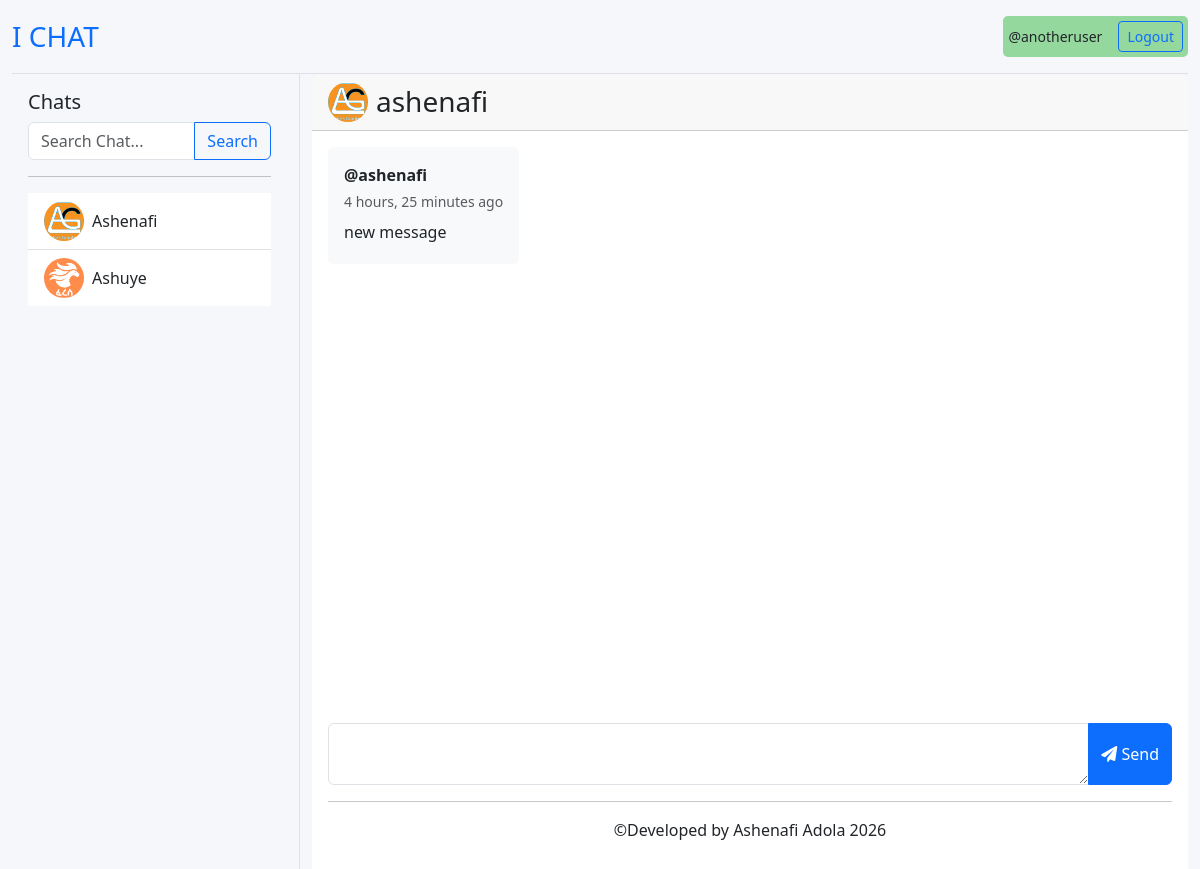
Screenshot of /chat/1/ (signed in) with the database file from the repository.
### chat/models.py (models this page shows, shortened)
class CustomUser(AbstractUser):
    profile = models.ImageField(upload_to='profiles/', blank=True, null=True)
    USERNAME_FIELD = 'username'
    def __str__(self):
        return self.username

class Message(models.Model):
    sender = models.ForeignKey(CustomUser, on_delete=models.CASCADE, related_name="sender")
    reciever = models.ForeignKey(CustomUser, on_delete=models.CASCADE, related_name='reciever')
    body = models.CharField(max_length=2000)
    sent_at = models.DateTimeField(auto_now_add=True)
    edited_at = models.DateTimeField(auto_now=True)

### chat/views.py (the view)
# urls.py: path('chat/<int:pk>/', views.chatPage, name='chat'),
@login_required(login_url='login')
def chatPage(request, pk):
    user = CustomUser.objects.get(id=pk)
    messages = Message.objects.all()
    form = MessageForm()
    users = CustomUser.objects.all()
    context = {
        'friend':user,
        'messages':messages,
        'form':form,
        'users':users
    }
    return render(request, 'chat/chatroom.html', context)

### chat/forms.py
class MessageForm(ModelForm):
    class Meta:
        model = Message
        fields = ['body']
        widgets = {
            'body': Textarea(attrs={
                'class': 'form-control',
                'rows': 2,
                'name': 'message',
                'style': "width: 100%",
                'data-custom': 'some-value',
                'placeholder': "Type message here..."
            }),
        }

### chat/templates/chat/chatroom.html (shortened to what this page needs)
{% extends 'chat/home.html' %}
{% load static %}
{% block chat %}
<div class="card h-100 border-0 d-flex flex-column">
    <div class="card-header">
        <div class="d-flex align-items-center">
            <a href="" class="text-decoration-none">
                <img src="{{ friend.profile.url }}" alt="profile" style="width: 40px; height: 40px; border-radius: 50%; object-fit: cover;" class="me-2">
            </a>
            <h3 class="card-title mb-0">{{ friend.username }}</h3>
        </div>
    </div>
    <div class="card-body d-flex flex-column p-3 overflow-hidden" style="min-height: 0; flex: 1 1 0;">
        <div class="flex-grow-1 overflow-auto" id="messages" style="min-height: 0; scrollbar-width: none;">
            {% for message in messages %}
                {% if message.sender == request.user and message.reciever == friend or message.reciever == request.user and message.sender == friend %}
                    <div class="mb-2 d-flex {% if message.sender == request.user %}justify-content-end{% else %}justify-content-start{% endif %}" id="message-{{message.id}}">
                        <div class="message-bubble {% if message.sender == request.user %}bg-primary text-white{% else %}bg-light{% endif %} p-3 rounded" style="max-width: 70%;">
                            {% if message.sender != request.user %}
                                <strong class="text-dark mb-1 d-block">@{{message.sender}}</strong>
                            {% else %}
                                <strong class="text-dark mb-1 d-block">You</strong>
                            {% endif %}
                            <small class="{% if message.sender == request.user %}text-white-50{% else %}text-muted{% endif %} d-block mb-2">{{message.edited_at | timesince}} ago</small>
                            <p class="mb-1">{{message.body}}</p>
                        </div>
                    </div>
                {% endif %}
            {% endfor %}
        </div>
        <form method="post" id="form" class="mt-3">
            <div class="input-group">
                <textarea name="message" id="textInput" class="form-control"></textarea>
                <button type="submit" class="btn btn-primary" id="send-btn"><i class="fas fa-paper-plane"></i> Send</button>
            </div>
        </form>
        <hr>
        <div>
            <p style="text-align: center;">©Developed by Ashenafi Adola 2026</p>
        </div>
    </div>
</div>
{% endblock %}

### chat/templates/chat/home.html (shortened to what this page needs)
{% extends 'chat/base.html' %}
{% block content %}
<div class="container-fluid vh-100">
    <div class="row h-100">
        <div class="col-md-4 col-lg-3 border-end d-none d-md-flex flex-column" id="sidebar-desktop">
            <div class="p-3 flex-grow-1 overflow-auto">
               <h3 class="h5">Chats</h3>
                <form action="" method="get" class="mb-3">
                    <div class="input-group">
                        <input type="search" name="p" placeholder="Search Chat..." class="form-control">
                        <button type="submit" class="btn btn-outline-primary">Search</button>
                    </div>
                </form>
                <hr>
                <div class="list-group list-group-flush">
                    {% for user in users %}
                        {% if user != request.user %}
                            <a href="{% url 'chat' user.id %}" class="list-group-item list-group-item-action d-flex align-items-center">
                                <img src="{{ user.profile.url }}" alt="profile" style="width: 40px; height: 40px; border-radius: 50%; object-fit: cover;" class="me-2">
                                {{ user.username.capitalize }}
                            </a>
                        {% endif %}
                    {% endfor %}
                </div>
            </div>
        </div>
        <div class="col-md-8 col-lg-9 d-flex flex-column">
            <div class="flex-grow-1 d-flex flex-column">
                {% block chat %}{% endblock %}
            </div>
        </div>
    </div>
</div>
{% endblock %}

### chat/templates/chat/base.html (shortened to what this page needs)
<!DOCTYPE html>
<html lang="en">
<head>
    <link href="https://cdn.jsdelivr.net/npm/bootstrap@5.3.0/dist/css/bootstrap.min.css" rel="stylesheet">
    <link rel="stylesheet" href="https://cdnjs.cloudflare.com/ajax/libs/font-awesome/6.0.0/css/all.min.css">
</head>
<body class="d-flex flex-column min-vh-100">
    <div class="container-fluid flex-grow-1 d-flex flex-column">
        <header class="d-flex justify-content-between align-items-center py-3 border-bottom">
            <h1 class="h3 mb-0"><a href="{% url 'home' %}" class="text-decoration-none">I CHAT</a></h1>
            {% if request.user.is_authenticated %}
                <div class="d-flex align-items-center" style="background-color: rgb(149, 216, 158); padding: 5px; border-radius: 5px;">
                    <small class="me-3">@{{request.user.username}}</small>
                    <a href="{% url 'logout' %}" class="btn btn-outline-primary btn-sm">Logout</a>
                </div>
            {% endif %}
        </header>
    </div>
    {% block content %}
    {% endblock %}
</body>
</html>

### chat/templates/chat/base.html (style rules this page uses)
body { height: 90%; background-color: #f5f7fb; }
.message-bubble { word-wrap: break-word; }

### rows the page displays
CustomUser: user.username "anotheruser"
CustomUser: profile (picture), username "Ashenafi", username "ashenafi"
CustomUser: profile (picture), username "Ashuye"
Message: sender "ashenafi", edited_at "4 hours, 25 minutes", body "new message"
